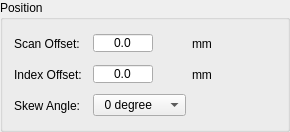
            <widget class="QGroupBox" name="BoxPartPosition">
             <property name="minimumSize">
              <size>
               <width>290</width>
               <height>0</height>
              </size>
             </property>
             <property name="maximumSize">
              <size>
               <width>310</width>
               <height>16777215</height>
              </size>
             </property>
             <property name="title">
              <string>Position</string>
             </property>
             <layout class="QGridLayout" name="gridLayout_31">
              <item row="0" column="0">
               <layout class="QGridLayout" name="gridLayout_9">
                <item row="2" column="1">
                 <widget class="QComboBox" name="ComSkewAngle">
                  <item>
                   <property name="text">
                    <string>  0 degree</string>
                   </property>
                  </item>
                  <item>
                   <property name="text">
                    <string> 90 degree</string>
                   </property>
                  </item>
                  <item>
                   <property name="text">
                    <string>180 degree</string>
                   </property>
                  </item>
                  <item>
                   <property name="text">
                    <string>270 degree</string>
                   </property>
                  </item>
                 </widget>
                </item>
                <item row="1" column="0">
                 <widget class="QLabel" name="LabelIndexOffset">
                  <property name="sizePolicy">
                   <sizepolicy hsizetype="Fixed" vsizetype="Fixed">
                    <horstretch>0</horstretch>
                    <verstretch>0</verstretch>
                   </sizepolicy>
                  </property>
                  <property name="minimumSize">
                   <size>
                    <width>70</width>
                    <height>25</height>
                   </size>
                  </property>
                  <property name="text">
                   <string>Index Offset: </string>
                  </property>
                 </widget>
                </item>
                <item row="0" column="1">
                 <widget class="QDoubleSpinBox" name="ValueScanOffset">
                  <property name="sizePolicy">
                   <sizepolicy hsizetype="Fixed" vsizetype="Fixed">
                    <horstretch>0</horstretch>
                    <verstretch>0</verstretch>
                   </sizepolicy>
                  </property>
                  <property name="minimumSize">
                   <size>
                    <width>60</width>
                    <height>20</height>
                   </size>
                  </property>
                  <property name="maximumSize">
                   <size>
                    <width>60</width>
                    <height>20</height>
                   </size>
                  </property>
                  <property name="alignment">
                   <set>Qt::AlignCenter</set>
                  </property>
                  <property name="buttonSymbols">
                   <enum>QAbstractSpinBox::NoButtons</enum>
                  </property>
                  <property name="decimals">
                   <number>1</number>
                  </property>
                  <property name="minimum">
                   <double>-10000.000000000000000</double>
                  </property>
                  <property name="maximum">
                   <double>10000.000000000000000</double>
                  </property>
                 </widget>
                </item>
                <item row="0" column="2">
                 <widget class="QLabel" name="LabelScanOffsetUnit">
                  <property name="text">
                   <string>mm</string>
                  </property>
                 </widget>
                </item>
                <item row="2" column="0">
                 <widget class="QLabel" name="LabelSkewAngle">
                  <property name="sizePolicy">
                   <sizepolicy hsizetype="Fixed" vsizetype="Fixed">
                    <horstretch>0</horstretch>
                    <verstretch>0</verstretch>
                   </sizepolicy>
                  </property>
                  <property name="minimumSize">
                   <size>
                    <width>70</width>
                    <height>25</height>
                   </size>
                  </property>
                  <property name="maximumSize">
                   <size>
                    <width>40</width>
                    <height>16777215</height>
                   </size>
                  </property>
                  <property name="text">
                   <string>Skew Angle:</string>
                  </property>
                 </widget>
                </item>
                <item row="1" column="1">
                 <widget class="QDoubleSpinBox" name="ValueIndexOffset">
                  <property name="sizePolicy">
                   <sizepolicy hsizetype="Fixed" vsizetype="Fixed">
                    <horstretch>0</horstretch>
                    <verstretch>0</verstretch>
                   </sizepolicy>
                  </property>
                  <property name="minimumSize">
                   <size>
                    <width>60</width>
                    <height>20</height>
                   </size>
                  </property>
                  <property name="maximumSize">
                   <size>
                    <width>60</width>
                    <height>20</height>
                   </size>
                  </property>
                  <property name="alignment">
                   <set>Qt::AlignCenter</set>
                  </property>
                  <property name="buttonSymbols">
                   <enum>QAbstractSpinBox::NoButtons</enum>
                  </property>
                  <property name="decimals">
                   <number>1</number>
                  </property>
                  <property name="minimum">
                   <double>-10000.000000000000000</double>
                  </property>
                  <property name="maximum">
                   <double>10000.000000000000000</double>
                  </property>
                 </widget>
                </item>
                <item row="0" column="0">
                 <widget class="QLabel" name="LabelScanOffset">
                  <property name="sizePolicy">
                   <sizepolicy hsizetype="Fixed" vsizetype="Fixed">
                    <horstretch>0</horstretch>
                    <verstretch>0</verstretch>
                   </sizepolicy>
                  </property>
                  <property name="minimumSize">
                   <size>
                    <width>70</width>
                    <height>25</height>
                   </size>
                  </property>
                  <property name="text">
                   <string>Scan Offset:  </string>
                  </property>
                 </widget>
                </item>
                <item row="1" column="2">
                 <widget class="QLabel" name="LabelIndexOffsetUnit">
                  <property name="text">
                   <string>mm</string>
                  </property>
                 </widget>
                </item>
               </layout>
              </item>
             </layout>
            </widget>
